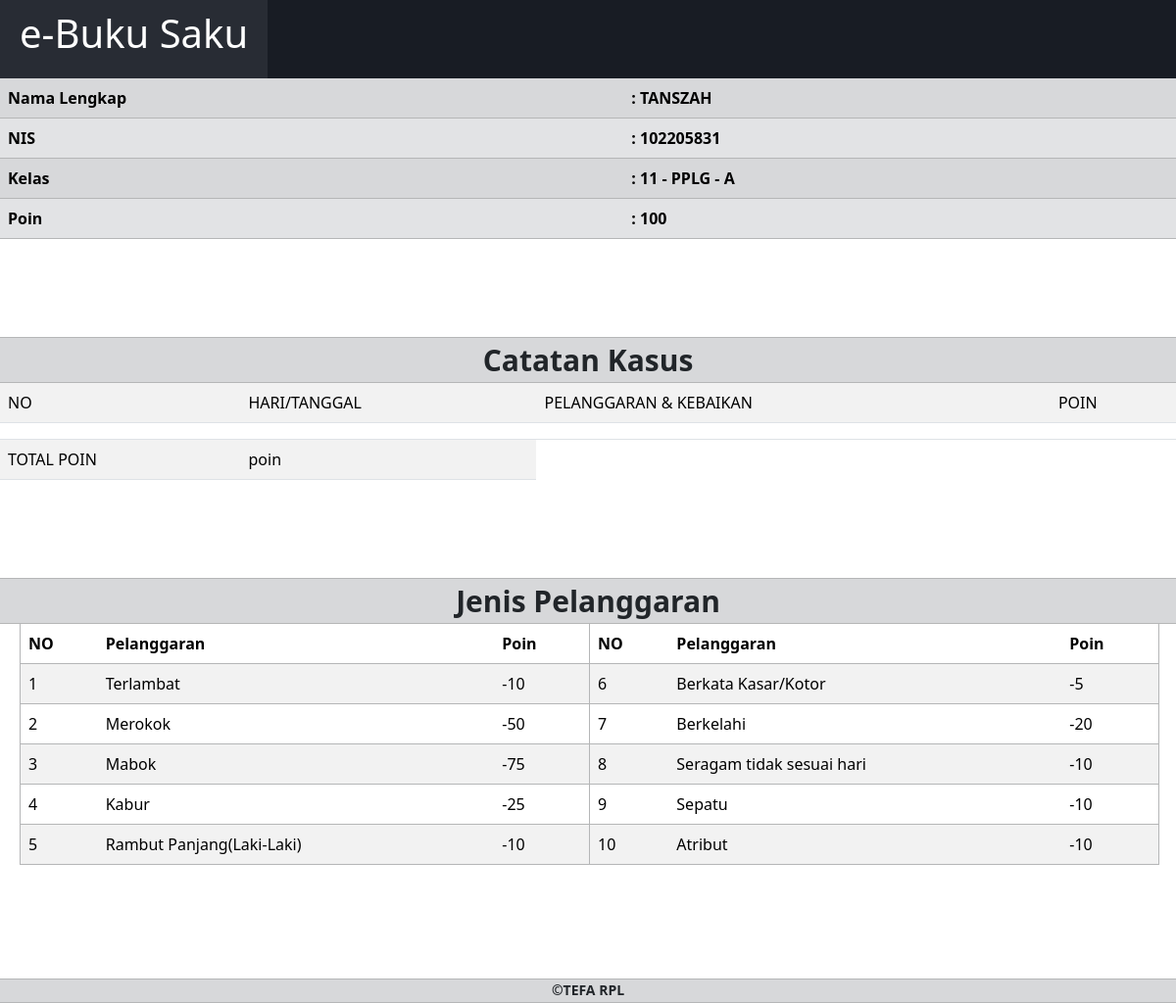
The app's page /buku-saku.php?id=102205831, older data.
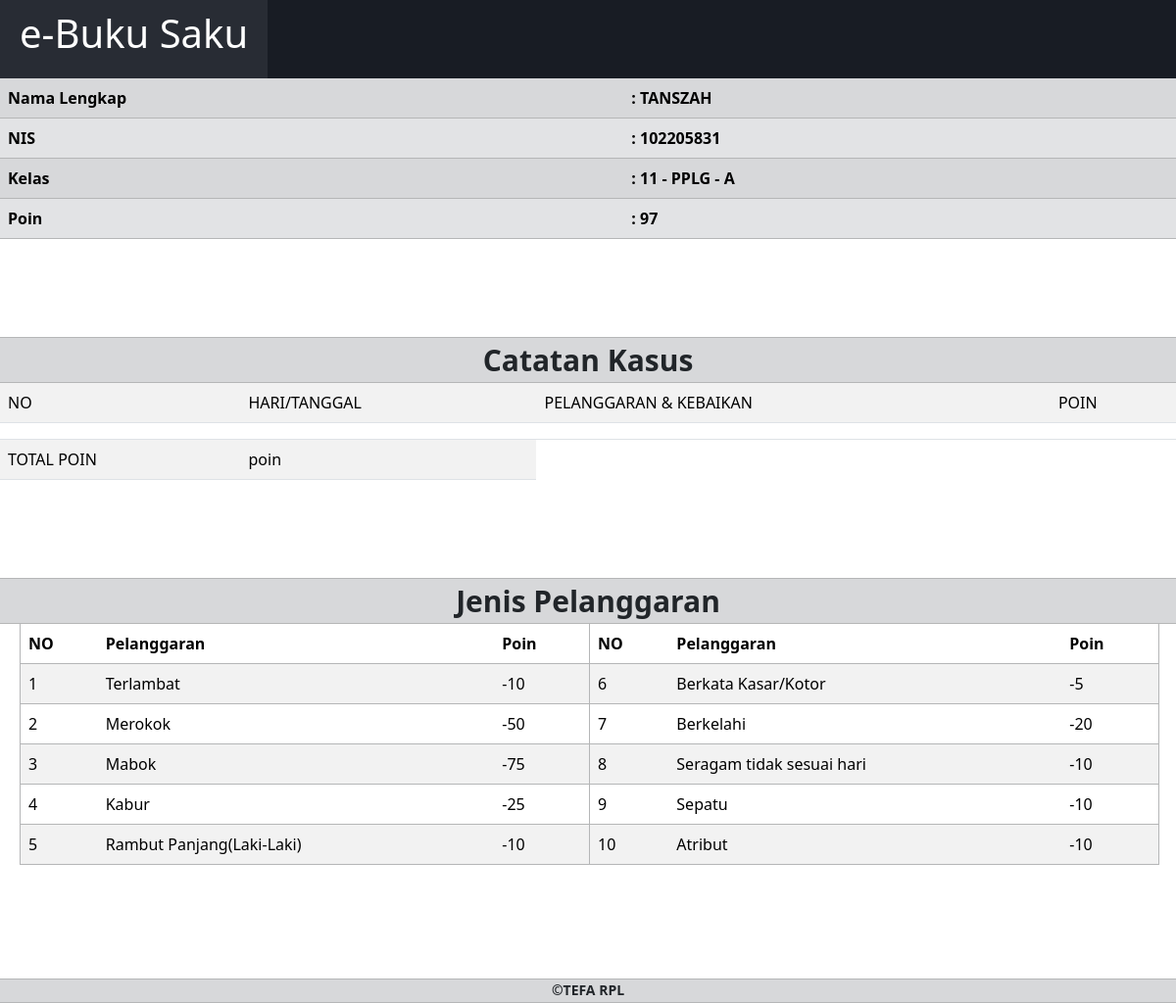
The same page, newer data.
### tables this page shows
CREATE TABLE `siswa` (
  `nis` int(11) NOT NULL,
  `nama` varchar(100) NOT NULL,
  `tingkat` int(2) NOT NULL,
  `jurusan` varchar(30) NOT NULL,
  `kelas` varchar(2) NOT NULL,
  `jenis_kelamin` enum('L','P') NOT NULL,
  `poin` int(5) NOT NULL
);

### buku-saku.php (the view, shortened to what this page needs)
<!doctype html>
<html lang="en">
<head>
  <link href="https://cdn.jsdelivr.net/npm/bootstrap@5.3.2/dist/css/bootstrap.min.css" rel="stylesheet"
>
</head>
<body>
    <?php
    include "koneksi.php";
    $id = $_GET['id'];
    $sql = "SELECT * FROM siswa WHERE nis = $id";
    $result = mysqli_query($conn, $sql);
    ?>
  <div class="nav">
    <h1>e-Buku Saku</h1>
  </div>
  <div class="identitas">
    <table class="table table-secondary table-striped table-responsive-md">
      <?php
      if (mysqli_num_rows($result) == 1) {
        $row = mysqli_fetch_assoc($result);
        if (empty($row["nama"])) {
          echo "
          <tr>
            <td><b>Nama Lengkap</b></td>
            <td><b>:
               -
              </b></td>
          </tr>
          ";
        } else {
          echo "
          <tr>
            <td><b>Nama Lengkap</b></td>
            <td><b>: ".
               $row["nama"]
              ."</b></td>
          </tr>
          ";
        }
        echo "
          <tr>
            <td><b>NIS</b></td>
            <td><b>: ".
               $row["nis"]
              ."</b></td>
          </tr>
          ";
        echo "
          <tr>
            <td><b>Kelas</b></td>
            <td><b>: ".
              $row["tingkat"]." - ".$row["jurusan"]." - ".$row["kelas"]
              ."</b></td>
          </tr>
          ";
        if (empty($row["poin"])) {
          echo "
          <tr>
            <td><b>Poin</b></td>
            <td><b>:
               -
              </b></td>
          </tr>
          ";
        } else {
          echo "
          <tr>
            <td><b>Poin</b></td>
            <td><b>: ".
               $row["poin"]
              ."</b></td>
          </tr>
          ";
        }
      } else {
        echo "Data pengguna tidak ditemukan";
      }
      ?>
    </table>
  </div>
  <div class="catatan">
    <p class="judul">Catatan Kasus</p>
    <table class="table-2 table table-striped">
      <tr>
        <td>NO</td>
        <td>HARI/TANGGAL</td>
        <td>PELANGGARAN & KEBAIKAN</td>
        <td>POIN</td>
      </tr>
      <?php foreach ($result as $row) : ?>
        <tr>
            <td><?= $row["id_menu"];  ?></td>
            <td><?= $row["nama_menu"];  ?></td>
            <td><?= $row["harga_menu"];  ?></td>
            <td><?= $row["nama_kategori"];  ?></td>
        </tr>
      <?php endforeach; ?>
      <tr>
        <td>TOTAL POIN</td>
        <td>
          poin
        </td>
      </tr>
    </table>
  </div>
  <div class="jenis-kasus">
    <p class="judul">Jenis Pelanggaran</p>
    <div class="row">
      <div class="col-md-6">
        <table class="table-3 table table-striped">
          <thead>
            <tr>
              <th>NO</th>
              <th>Pelanggaran</th>
              <th>Poin</th>
            </tr>
          </thead>
          <tbody>
            <tr>
              <td>1</td>
              <td>Terlambat</td>
              <td>-10</td>
            </tr>
            <tr>
              <td>2</td>
              <td>Merokok</td>
              <td>-50</td>
            </tr>
            <tr>
              <td>3</td>
              <td>Mabok</td>
              <td>-75</td>
            </tr>
            <tr>
              <td>4</td>
              <td>Kabur</td>
              <td>-25</td>
            </tr>
            <tr>
              <td>5</td>
              <td>Rambut Panjang(Laki-Laki)</td>
              <td>-10</td>
            </tr>
          </tbody>
        </table>
      </div>
      <div class="col-md-6">
        <table class="table-4 table table-striped">
          <thead>
            <tr>
              <th>NO</th>
              <th>Pelanggaran</th>
              <th>Poin</th>
            </tr>
          </thead>
          <tbody>
            <tr>
              <td>6</td>
              <td>Berkata Kasar/Kotor</td>
              <td>-5</td>
            </tr>
            <tr>
              <td>7</td>
              <td>Berkelahi</td>
              <td>-20</td>
            </tr>
            <tr>
              <td>8</td>
              <td>Seragam tidak sesuai hari</td>
              <td>-10</td>
            </tr>
            <tr>
              <td>9</td>
              <td>Sepatu</td>
              <td>-10</td>
            </tr>
            <tr>
              <td>10</td>
              <td>Atribut</td>
              <td>-10</td>
            </tr>
          </tbody>
        </table>
      </div>
    </div>
  </div>
  <div class="footer">
    <p>&copy;TEFA RPL</p>
  </div>
</body>
</html>

### buku-saku.php (style rules this page uses)
.nav { list-style-type: none; height: 80px; width: 100%; margin: 0; padding: 0; overflow: hidden; background-color: #181c24; ; }
h1 { color: white; background-color: #282C34; padding: 10px 20px 35px 20px; }
.judul { background-color: #d7d8da; text-align: center; font-weight: 900; font-size: 30px; margin-top: 100px; border-top: 1px solid #b5b6b7; border-bottom: 1px solid #b5b6b7; }
.footer { background-color: #d7d8da; text-align: center; height: 25px; font-weight: 700; font-size: 14px; margin-top: 100px; border-top: 1px solid #b5b6b7; border-bottom: 1px solid #b5b6b7; }
.table-2 { margin-top: -16px; }
.table-3 { margin-left: 20px; border: 1px solid #b5b6b7; border-top: 0; }
.table-4 { margin-left: -5px; border: 1px solid #b5b6b7; border-top: 0; }
.row { margin-right: 0px; padding: 0px; margin-top: -16px; }

Row changes from the older to the newer data that the page shows:
changed siswa "TANSZAH": poin "100" → "97"
